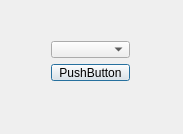
<?xml version="1.0" encoding="UTF-8"?>
<ui version="4.0">
 <class>Dialog</class>
 <widget class="QDialog" name="Dialog">
  <property name="geometry">
   <rect>
    <x>0</x>
    <y>0</y>
    <width>183</width>
    <height>134</height>
   </rect>
  </property>
  <property name="windowTitle">
   <string>Dialog</string>
  </property>
  <widget class="QWidget" name="">
   <property name="geometry">
    <rect>
     <x>40</x>
     <y>30</y>
     <width>101</width>
     <height>62</height>
    </rect>
   </property>
   <layout class="QVBoxLayout" name="verticalLayout">
    <item>
     <widget class="QComboBox" name="comboBox"/>
    </item>
    <item>
     <widget class="QPushButton" name="pushButton">
      <property name="text">
       <string>PushButton</string>
      </property>
     </widget>
    </item>
   </layout>
  </widget>
 </widget>
 <layoutdefault spacing="6" margin="11"/>
 <resources/>
 <connections/>
</ui>
